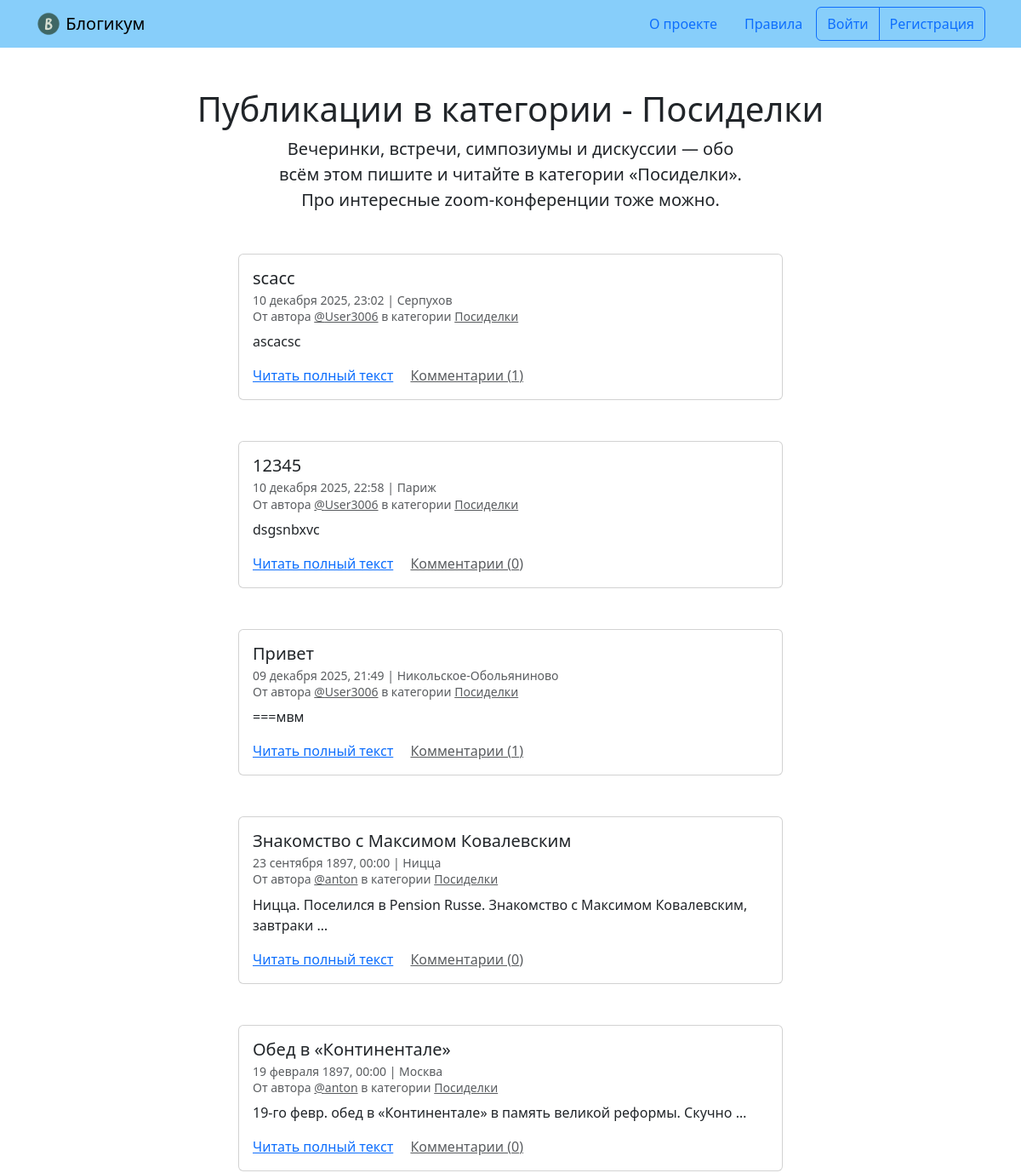
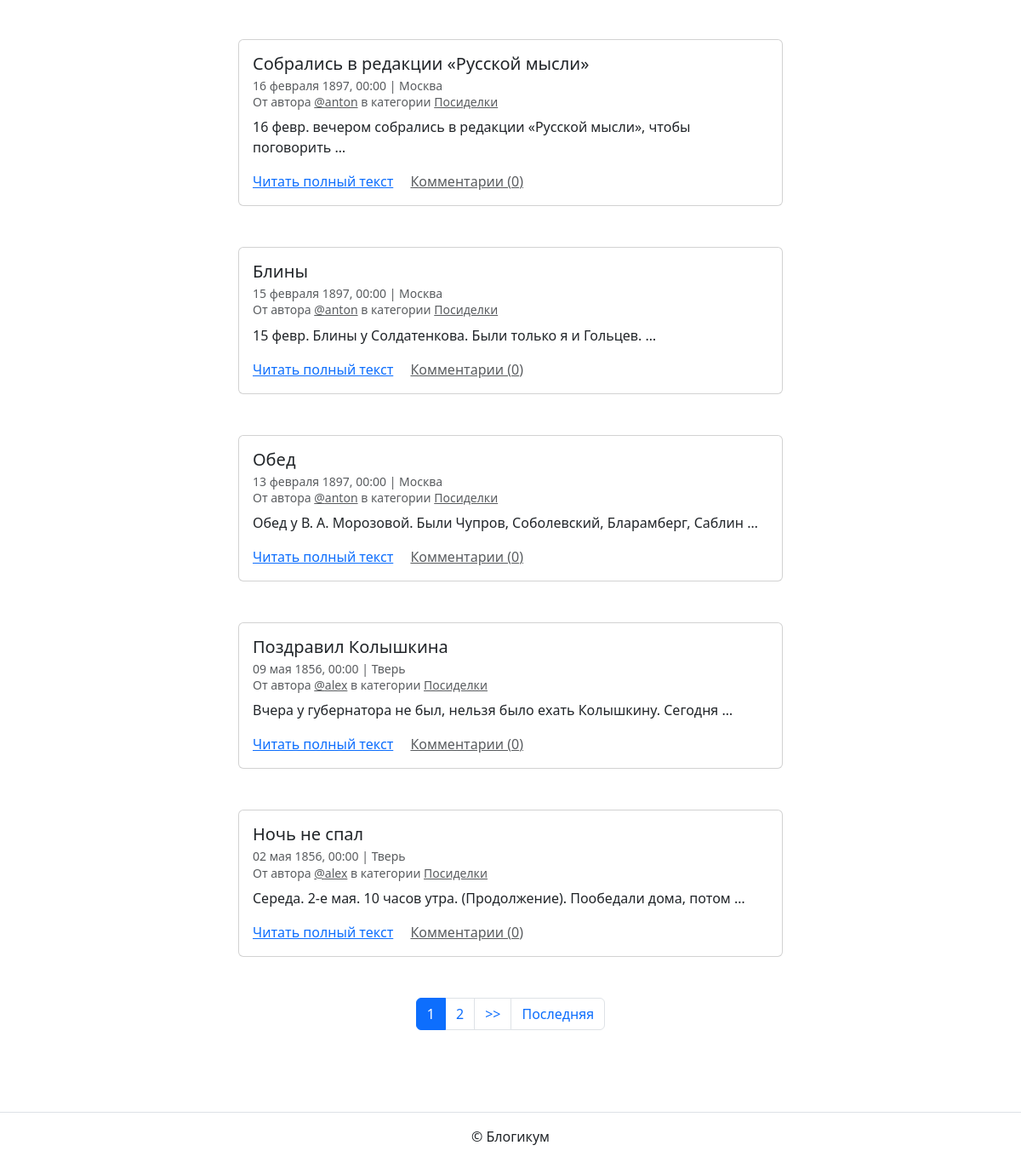
Page /category/party/ on the committed database (2 pictures, top to bottom).
### blog/models.py (models this page shows, shortened)
class BaseForPublication(models.Model):
    is_published = models.BooleanField(
        default=True,
        verbose_name='Опубликовано',
        help_text='Снимите галочку, чтобы скрыть публикацию.'
    )
    created_at = models.DateTimeField('Добавлено', auto_now_add=True,
                                      blank=False)
    class Meta:
        abstract = True

class Category(BaseForPublication):
    title = models.CharField(
        'Заголовок',
        max_length=256,
        blank=False
    )
    description = models.TextField(
        verbose_name='Описание'
    )
    slug = models.SlugField(
        'Идентификатор',
        unique=True,
        blank=False,
        help_text=(
            'Идентификатор страницы для URL; '
            'разрешены символы латиницы, цифры, '
            'дефис и подчёркивание.')
    )
    class Meta:
        verbose_name = 'категория'
        verbose_name_plural = 'Категории'
        ordering = ('title',)

class Post(BaseForPublication):
    title = models.CharField('Название', max_length=256, blank=False)
    text = models.TextField('Текст', blank=False)
    pub_date = models.DateTimeField(
        'Дата и время публикации',
        help_text='Если установить дату и время в будущем — '
                  'можно делать отложенные публикации.'
    )
    author = models.ForeignKey(
        User,
        verbose_name='Автор публикации',
        on_delete=models.CASCADE,
        related_name='publications',
        blank=False
    )
    location = models.ForeignKey(
        Location,
        verbose_name='Местоположение',
        on_delete=models.SET_NULL,
        related_name='publications',
        null=True,
        blank=False
    )
    category = models.ForeignKey(
        Category,
        verbose_name='Категория',
        on_delete=models.SET_NULL,
        related_name='publications',
        null=True,
        blank=False
    )
    image = models.ImageField(
        upload_to="images",
        blank=True,
        verbose_name="Изображение",)
    class Meta:
        verbose_name = 'публикация'
        verbose_name_plural = 'Публикации'
        default_related_name = 'posts'
        ordering = ('-pub_date',)

class Location(BaseForPublication):
    name = models.CharField('Название места', max_length=256, blank=False)
    class Meta:
        verbose_name = 'местоположение'
        verbose_name_plural = 'Местоположения'
        ordering = ('name',)

### blog/views.py (the view)
# urls.py: path('category/<slug:category_slug>/', views.CategoryListView.as_view(),
class CategoryListView(IndexView):
    template_name = "blog/category.html"
    category = None
    def get_queryset(self):
        slug = self.kwargs['category_slug']
        self.category = get_object_or_404(
            Category, slug=slug, is_published=True
        )
        return super().get_queryset().filter(category=self.category)
    def get_context_data(self, **kwargs):
        context = super().get_context_data(**kwargs)
        context['category'] = self.category
        return context

### templates/blog/category.html (shortened to what this page needs)
{% extends "base.html" %}
{% block content %}
  <h1 class="text-center">Публикации в категории - {{ category.title }}</h1>
  <p class="col-6 offset-3 mb-5 lead text-center">{{ category.description }}</p>
  {% for post in page_obj %}
    <article class="mb-5">
      {% include "includes/post_card.html" %}
    </article>
  {% endfor %}
  {% include "includes/paginator.html" %}
{% endblock %}

### templates/includes/post_card.html (shortened to what this page needs)
<div class="col d-flex justify-content-center">
  <div class="card" style="width: 40rem;">
    <div class="card-body">
      <h5 class="card-title">{{ post.title }}</h5>
      <h6 class="card-subtitle mb-2 text-muted">
        <small>
          {{ post.pub_date|date:"d E Y, H:i" }} | {% if post.location and post.location.is_published %}{{ post.location.name }}{% else %}Планета Земля{% endif %}<br>
          От автора <a class="text-muted" href="{% url 'blog:profile' post.author.username %}">@{{ post.author.username }}</a> в
          категории {% include "includes/category_link.html" %}
        </small>
      </h6>
      <p class="card-text">{{ post.text|truncatewords:10 }}</p>
      <a href="{% url 'blog:post_detail' post.id %}" class="card-link">Читать полный текст</a>
      <a href="{% url 'blog:post_detail' post.id %}" class="card-link text-muted">Комментарии ({{ post.comment_count }})</a>
    </div>
  </div>
</div>

### templates/includes/category_link.html
<a class="text-muted" href="{% url 'blog:category_posts' post.category.slug %}">
  {{ post.category.title }}
</a>

### rows in the picture
Category: title "Посиделки", description "Вечеринки, встречи, симпозиумы и дискуссии — обо всём этом пишите и читайте в категории «Посиделки». Про интересные zoom-конференции тоже можно."
Post: title "scacc", pub_date "10 декабря 2025, 23:02", location.name "Серпухов", author.username "User3006", category "Посиделки", text "ascacsc", comment_count "1"
Post: title "12345", pub_date "10 декабря 2025, 22:58", location.name "Париж", author.username "User3006", category "Посиделки", text "dsgsnbxvc", comment_count "0"
Post: title "Привет", pub_date "09 декабря 2025, 21:49", location.name "Никольское-Обольяниново", author.username "User3006", category "Посиделки", text "===мвм", comment_count "1"
Post: title "Знакомство с Максимом Ковалевским", pub_date "23 сентября 1897, 00:00", location.name "Ницца", author.username "anton", category "Посиделки", text "Ницца. Поселился в Pension Russe. Знакомство с Максимом Ковалевским, завтраки …", comment_count "0"
Post: title "Обед в «Континентале»", pub_date "19 февраля 1897, 00:00", location.name "Москва", author.username "anton", category "Посиделки", text "19-го февр. обед в «Континентале» в память великой реформы. Скучно …", comment_count "0"
Post: title "Собрались в редакции «Русской мысли»", pub_date "16 февраля 1897, 00:00", location.name "Москва", author.username "anton", category "Посиделки", text "16 февр. вечером собрались в редакции «Русской мысли», чтобы поговорить …", comment_count "0"
Post: title "Блины", pub_date "15 февраля 1897, 00:00", location.name "Москва", author.username "anton", category "Посиделки", text "15 февр. Блины у Солдатенкова. Были только я и Гольцев. …", comment_count "0"
Post: title "Обед", pub_date "13 февраля 1897, 00:00", location.name "Москва", author.username "anton", category "Посиделки", text "Обед у В. А. Морозовой. Были Чупров, Соболевский, Бларамберг, Саблин …", comment_count "0"
Post: title "Поздравил Колышкина", pub_date "09 мая 1856, 00:00", location.name "Тверь", author.username "alex", category "Посиделки", text "Вчера у губернатора не был, нельзя было ехать Колышкину. Сегодня …", comment_count "0"
Post: title "Ночь не спал", pub_date "02 мая 1856, 00:00", location.name "Тверь", author.username "alex", category "Посиделки", text "Середа. 2-е мая. 10 часов утра. (Продолжение). Пообедали дома, потом …", comment_count "0"

### other values in the picture
{{ i }} "1"
{{ i }} "2"
